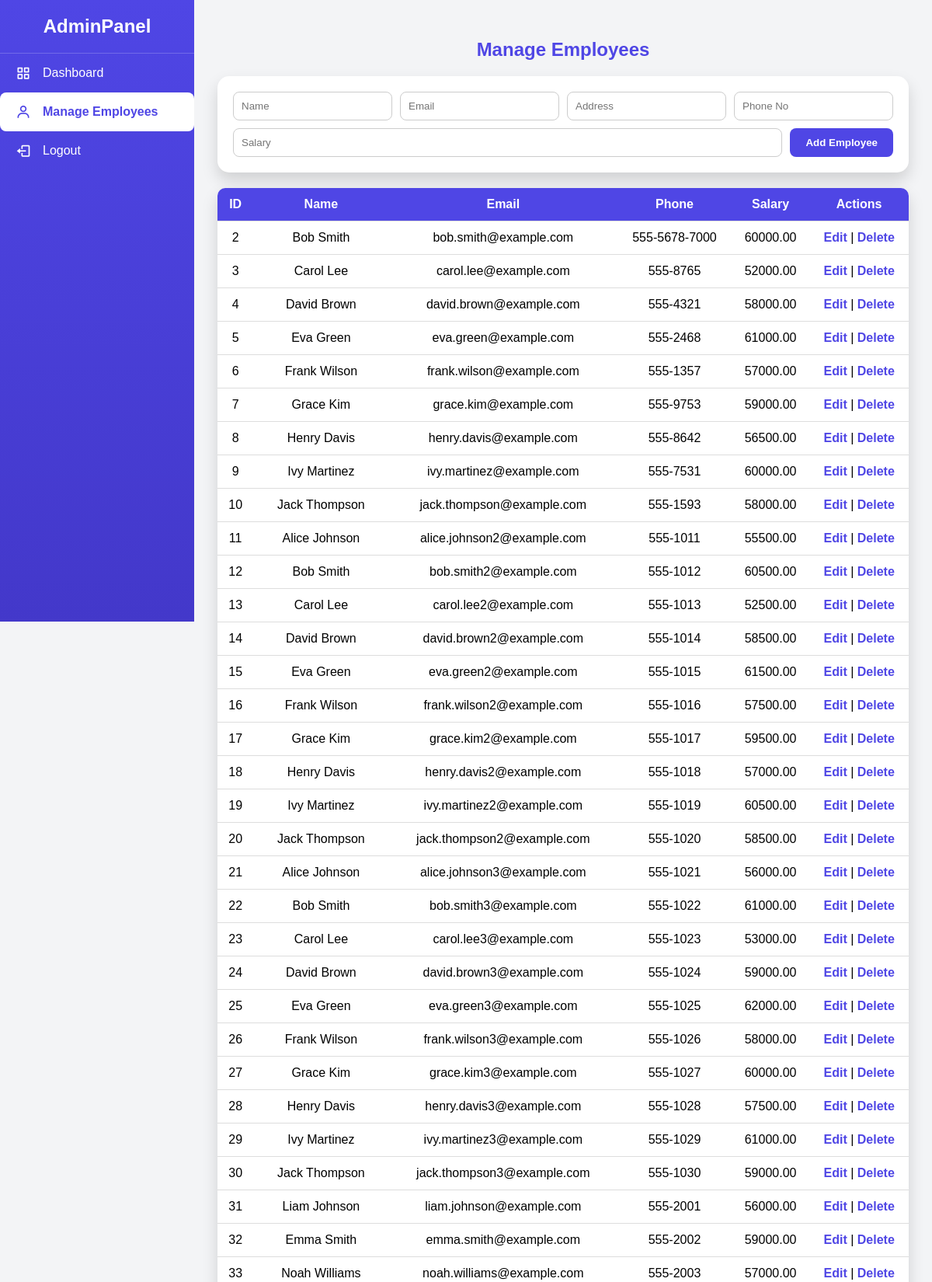
/manage_employees.php (signed in, upper part), run on the app's committed database.
### tables this page shows
CREATE TABLE `employees` (
  `id` int(11) NOT NULL,
  `name` varchar(100) DEFAULT NULL,
  `email` varchar(100) DEFAULT NULL,
  `address` text DEFAULT NULL,
  `phone` varchar(20) DEFAULT NULL,
  `salary` decimal(10,2) DEFAULT NULL,
  `performance` int(11) DEFAULT 0,
  `status` enum('active','inactive') DEFAULT 'active',
  `role` enum('employee','admin') DEFAULT 'employee'
);

### manage_employees.php (the view, shortened to what this page needs)
<?php
$conn = new mysqli("localhost", "root", "", "company_portal");
$res = $conn->query("SELECT * FROM employees WHERE role='employee'");
?>
<!DOCTYPE html>
<html lang="en">
<head>
<link href="https://cdn.jsdelivr.net/npm/boxicons@2.1.4/css/boxicons.min.css" rel="stylesheet">
</head>
<body>
<div class="sidebar">
    <div class="logo">AdminPanel</div>
    <ul>
        <li><i class='bx bx-grid-alt'></i> <a href="admin_dashboard.php" style="color:inherit;">Dashboard</a></li>
        <li class="active"><i class='bx bx-user'></i> Manage Employees</li>
        <li><i class='bx bx-log-out'></i> <a href="logout.php" style="color:inherit;">Logout</a></li>
    </ul>
</div>
<div class="main-content">
    <h2>Manage Employees</h2>
    <form method="POST" action="employee_crud.php">
        <input type="text" name="name" placeholder="Name" required>
        <input type="email" name="email" placeholder="Email" required>
        <input type="text" name="address" placeholder="Address" required>
        <input type="text" name="phone" placeholder="Phone No" required>
        <input type="number" step="0.01" name="salary" placeholder="Salary" required>
        <button type="submit" name="add">Add Employee</button>
    </form>
    <table>
        <tr><th>ID</th><th>Name</th><th>Email</th><th>Phone</th><th>Salary</th><th>Actions</th></tr>
        <?php while($row=$res->fetch_assoc()): ?>
        <tr>
            <td><?= $row['id'] ?></td>
            <td><?= $row['name'] ?></td>
            <td><?= $row['email'] ?></td>
            <td><?= $row['phone'] ?></td>
            <td><?= $row['salary'] ?></td>
            <td>
                <a href="edir_employee.php?edit=<?= $row['id'] ?>">Edit</a> |
                <a href="employee_crud.php?delete=<?= $row['id'] ?>">Delete</a>
            </td>
        </tr>
        <?php endwhile; ?>
    </table>
</div>
</body>
</html>

### manage_employees.php (style rules this page uses)
body { font-family:'Poppins',sans-serif;background:#f3f4f6;margin:0; display:flex; }
a { text-decoration:none;color:inherit; }
.sidebar { width:250px; background:linear-gradient(180deg,#4f46e5,#4338ca); min-height:100vh; display:flex; flex-direction:column; position:fixed; z-index:10; }
.sidebar .logo { color:white; font-size:24px; font-weight:700; text-align:center; padding:20px 0; border-bottom:1px solid rgba(255,255,255,0.2); }
.sidebar ul { list-style:none; padding:0; margin:0; }
.sidebar ul li { padding:15px 20px; display:flex; align-items:center; transition:0.3s; cursor:pointer; color:white; }
.sidebar ul li i { font-size:20px; margin-right:15px; }
.sidebar ul li.active { background:white; color:#4f46e5; border-radius:8px; font-weight:600; }
.sidebar ul li.active i { color:#4f46e5; }
.main-content { margin-left:250px; flex:1; padding:30px; }
h2 { text-align:center; margin-bottom:20px; color:#4f46e5; }
form { display:flex; flex-wrap:wrap; gap:10px; margin-bottom:20px; background:white; padding:20px; border-radius:15px; box-shadow:0 10px 20px rgba(0,0,0,0.15); }
form input { padding:10px; border-radius:8px; border:1px solid #ccc; flex:1; transition:0.3s; }
form button { padding:10px 20px; border-radius:8px; background:#4f46e5; color:white; border:none; font-weight:600; cursor:pointer; transition:0.3s; }
table { width:100%; border-collapse:collapse; background:white; border-radius:10px; overflow:hidden; box-shadow:0 10px 20px rgba(0,0,0,0.15); }
th,td { padding:12px; border-bottom:1px solid #ddd; text-align:center; }
th { background:#4f46e5; color:white; }
td a { color:#4f46e5; font-weight:600; text-decoration:none; }

### data on the page
employees: id "2", name "Bob Smith", email "bob.smith@example.com", phone "555-5678-7000", salary "60000.00"
employees: id "3", name "Carol Lee", email "carol.lee@example.com", phone "555-8765", salary "52000.00"
employees: id "4", name "David Brown", email "david.brown@example.com", phone "555-4321", salary "58000.00"
employees: id "5", name "Eva Green", email "eva.green@example.com", phone "555-2468", salary "61000.00"
employees: id "6", name "Frank Wilson", email "frank.wilson@example.com", phone "555-1357", salary "57000.00"
employees: id "7", name "Grace Kim", email "grace.kim@example.com", phone "555-9753", salary "59000.00"
employees: id "8", name "Henry Davis", email "henry.davis@example.com", phone "555-8642", salary "56500.00"
employees: id "9", name "Ivy Martinez", email "ivy.martinez@example.com", phone "555-7531", salary "60000.00"
employees: id "10", name "Jack Thompson", email "jack.thompson@example.com", phone "555-1593", salary "58000.00"
employees: id "11", name "Alice Johnson", email "alice.johnson2@example.com", phone "555-1011", salary "55500.00"
employees: id "12", name "Bob Smith", email "bob.smith2@example.com", phone "555-1012", salary "60500.00"
employees: id "13", name "Carol Lee", email "carol.lee2@example.com", phone "555-1013", salary "52500.00"
employees: id "14", name "David Brown", email "david.brown2@example.com", phone "555-1014", salary "58500.00"
employees: id "15", name "Eva Green", email "eva.green2@example.com", phone "555-1015", salary "61500.00"
employees: id "16", name "Frank Wilson", email "frank.wilson2@example.com", phone "555-1016", salary "57500.00"
employees: id "17", name "Grace Kim", email "grace.kim2@example.com", phone "555-1017", salary "59500.00"
employees: id "18", name "Henry Davis", email "henry.davis2@example.com", phone "555-1018", salary "57000.00"
employees: id "19", name "Ivy Martinez", email "ivy.martinez2@example.com", phone "555-1019", salary "60500.00"
employees: id "20", name "Jack Thompson", email "jack.thompson2@example.com", phone "555-1020", salary "58500.00"
employees: id "21", name "Alice Johnson", email "alice.johnson3@example.com", phone "555-1021", salary "56000.00"
employees: id "22", name "Bob Smith", email "bob.smith3@example.com", phone "555-1022", salary "61000.00"
employees: id "23", name "Carol Lee", email "carol.lee3@example.com", phone "555-1023", salary "53000.00"
employees: id "24", name "David Brown", email "david.brown3@example.com", phone "555-1024", salary "59000.00"
employees: id "25", name "Eva Green", email "eva.green3@example.com", phone "555-1025", salary "62000.00"
employees: id "26", name "Frank Wilson", email "frank.wilson3@example.com", phone "555-1026", salary "58000.00"
employees: id "27", name "Grace Kim", email "grace.kim3@example.com", phone "555-1027", salary "60000.00"
employees: id "28", name "Henry Davis", email "henry.davis3@example.com", phone "555-1028", salary "57500.00"
employees: id "29", name "Ivy Martinez", email "ivy.martinez3@example.com", phone "555-1029", salary "61000.00"
employees: id "30", name "Jack Thompson", email "jack.thompson3@example.com", phone "555-1030", salary "59000.00"
employees: id "31", name "Liam Johnson", email "liam.johnson@example.com", phone "555-2001", salary "56000.00"
employees: id "32", name "Emma Smith", email "emma.smith@example.com", phone "555-2002", salary "59000.00"
employees: id "33", name "Noah Williams", email "noah.williams@example.com", phone "555-2003", salary "57000.00"
